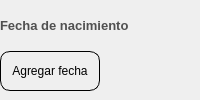
               <widget class="QWidget" name="page_2">
                <layout class="QVBoxLayout" name="verticalLayout_37">
                 <property name="spacing">
                  <number>0</number>
                 </property>
                 <property name="leftMargin">
                  <number>0</number>
                 </property>
                 <property name="topMargin">
                  <number>0</number>
                 </property>
                 <property name="rightMargin">
                  <number>0</number>
                 </property>
                 <property name="bottomMargin">
                  <number>0</number>
                 </property>
                 <item>
                  <widget class="QFrame" name="espacio_fecha_nacimiento">
                   <property name="minimumSize">
                    <size>
                     <width>180</width>
                     <height>0</height>
                    </size>
                   </property>
                   <property name="styleSheet">
                    <string notr="true">border:none;</string>
                   </property>
                   <layout class="QGridLayout" name="gridLayout_7">
                    <property name="leftMargin">
                     <number>0</number>
                    </property>
                    <property name="topMargin">
                     <number>0</number>
                    </property>
                    <property name="rightMargin">
                     <number>0</number>
                    </property>
                    <property name="spacing">
                     <number>0</number>
                    </property>
                    <item row="0" column="0" colspan="2" alignment="Qt::AlignLeft">
                     <widget class="QLabel" name="label_cedula_2">
                      <property name="font">
                       <font>
                        <family>Arial</family>
                        <pointsize>10</pointsize>
                        <weight>75</weight>
                        <italic>false</italic>
                        <bold>true</bold>
                       </font>
                      </property>
                      <property name="styleSheet">
                       <string notr="true">QLabel{
	
	
	color: rgb(80, 80, 80);

	border-color: #ffffff;


}
</string>
                      </property>
                      <property name="text">
                       <string>Fecha de nacimiento</string>
                      </property>
                      <property name="scaledContents">
                       <bool>false</bool>
                      </property>
                     </widget>
                    </item>
                    <item row="1" column="0">
                     <widget class="QPushButton" name="boton_para_agregar_fecha">
                      <property name="minimumSize">
                       <size>
                        <width>0</width>
                        <height>30</height>
                       </size>
                      </property>
                      <property name="maximumSize">
                       <size>
                        <width>110</width>
                        <height>70</height>
                       </size>
                      </property>
                      <property name="cursor">
                       <cursorShape>PointingHandCursor</cursorShape>
                      </property>
                      <property name="styleSheet">
                       <string notr="true">QPushButton{

	border: 1px solid black;
	border-radius:10px;
}

QPushButton:hover{

	background-color: rgb(199, 199, 199)
}</string>
                      </property>
                      <property name="text">
                       <string>Agregar fecha</string>
                      </property>
                      <property name="icon">
                       <iconset>
                        <normaloff>../recursos_de_imagenes/iconos_de_interfaz/calendario.png</normaloff>../recursos_de_imagenes/iconos_de_interfaz/calendario.png</iconset>
                      </property>
                      <property name="iconSize">
                       <size>
                        <width>20</width>
                        <height>20</height>
                       </size>
                      </property>
                     </widget>
                    </item>
                    <item row="1" column="1" alignment="Qt::AlignLeft">
                     <widget class="QLabel" name="label_mostrar_fecha">
                      <property name="minimumSize">
                       <size>
                        <width>80</width>
                        <height>30</height>
                       </size>
                      </property>
                      <property name="maximumSize">
                       <size>
                        <width>80</width>
                        <height>40</height>
                       </size>
                      </property>
                      <property name="font">
                       <font>
                        <family>Arial</family>
                        <pointsize>10</pointsize>
                        <weight>75</weight>
                        <bold>true</bold>
                       </font>
                      </property>
                      <property name="text">
                       <string/>
                      </property>
                     </widget>
                    </item>
                   </layout>
                  </widget>
                 </item>
                </layout>
               </widget>
